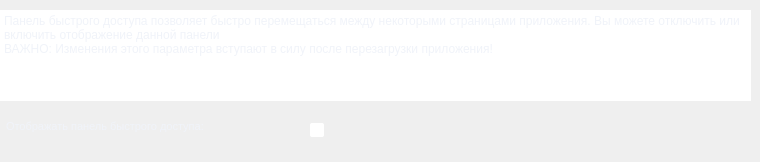
     <widget class="QWidget" name="qiuck_panel_page">
      <widget class="QPlainTextEdit" name="plainTextEdit_5">
       <property name="geometry">
        <rect>
         <x>0</x>
         <y>10</y>
         <width>751</width>
         <height>91</height>
        </rect>
       </property>
       <property name="styleSheet">
        <string notr="true">QPlainTextEdit {
	border: none;
	color: rgb(240, 243, 249);
}</string>
       </property>
       <property name="readOnly">
        <bool>true</bool>
       </property>
       <property name="plainText">
        <string>Панель быстрого доступа позволяет быстро перемещаться между некоторыми страницами приложения. Вы можете отключить или включить отображение данной панели
ВАЖНО: Изменения этого параметра вступают в силу после перезагрузки приложения!</string>
       </property>
      </widget>
      <widget class="QLabel" name="label_5">
       <property name="geometry">
        <rect>
         <x>6</x>
         <y>120</y>
         <width>301</width>
         <height>31</height>
        </rect>
       </property>
       <property name="font">
        <font>
         <pointsize>8</pointsize>
        </font>
       </property>
       <property name="styleSheet">
        <string notr="true">QLabel {
	color: rgb(240, 243, 249);
}</string>
       </property>
       <property name="text">
        <string>Отображать панель быстрого доступа:</string>
       </property>
       <property name="alignment">
        <set>Qt::AlignLeading|Qt::AlignLeft|Qt::AlignTop</set>
       </property>
       <property name="wordWrap">
        <bool>true</bool>
       </property>
      </widget>
      <widget class="QCheckBox" name="quick_panel_chk">
       <property name="geometry">
        <rect>
         <x>310</x>
         <y>108</y>
         <width>101</width>
         <height>45</height>
        </rect>
       </property>
       <property name="minimumSize">
        <size>
         <width>0</width>
         <height>45</height>
        </size>
       </property>
       <property name="styleSheet">
        <string notr="true">QCheckBox {
	color: rgb(255, 255, 255);
}

QCheckBox::indicator:unchecked {
	border-radius: 2px;
	background-color: rgb(255, 255, 255);
}

QCheckBox::indicator:checked {
	border-radius: 2px;
	background-color: rgb(67, 67, 67);
}</string>
       </property>
       <property name="text">
        <string/>
       </property>
      </widget>
     </widget>
